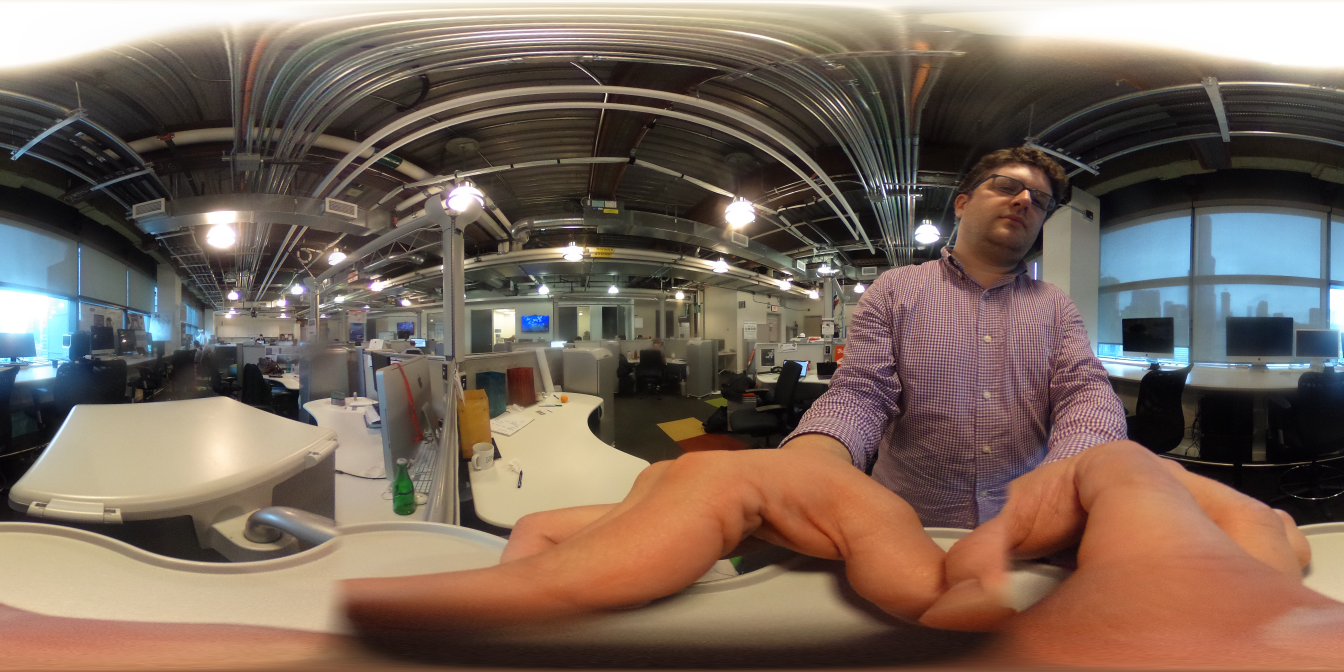
#> input picture 01_orig/R0012582.JPG, 5376 x 2688 px (shown at 1/4 size)
$ python pseudoscience_stereo2depth_1.3.py 01_orig/R0012582.JPG
#> lines starting #> are read from the running program, lines starting #| are printed output that depends on the picture
# Josh Gladstone made this in 2018
# But a lot of it came from Timotheos Samartzidis
# http://timosam.com/python_opencv_depthimage
# Enjoy!

import numpy as np
import cv2
import sys, os

print('Loading images...')
numberofimages = len(sys.argv)-1
if (numberofimages > 1):
    print ('Batch processing ' + str(numberofimages) + ' images')
    pathname = os.path.dirname(sys.argv[1]) + '\\batch'
else:
    pathname = os.path.dirname(sys.argv[1])
filename = os.path.splitext(os.path.basename(sys.argv[1]))[0]
imgg = cv2.imread(sys.argv[1])
#> imgg is the input picture: shape (2688, 5376, 3); mean B, G, R 91, 103.2, 120.9
heightg, widthg = imgg.shape[:2]
#> heightg = 2688; widthg = 5376
imggL = imgg[0:int((heightg/2)), 0:widthg]
imggR = imgg[int((heightg/2)):heightg, 0:widthg]

# [5 lines left out: function Nothing, not called in this run]

def Update(value):
#> called with value = 0
    if (value == 0):
        img = cv2.imread(sys.argv[1])
    else:
        img = cv2.imread(sys.argv[value])
    height, width = img.shape[:2]
#> height = 2688; width = 5376
    imgL = img[0:int((height/2)), 0:width]
    imgR = img[int((height/2)):height, 0:width]
    minDisparities=16
    window_size = cv2.getTrackbarPos('windowSize','settings')                     # wsize default 3; 5; 7 for SGBM reduced size image; 15 for SGBM full size image (1300px and above); 5 Works nicely
    rez = cv2.getTrackbarPos('resolution','settings')/20.0
    if (rez > 0):
        resL = cv2.resize(imgL,None,fx=rez, fy=rez, interpolation = cv2.INTER_AREA)
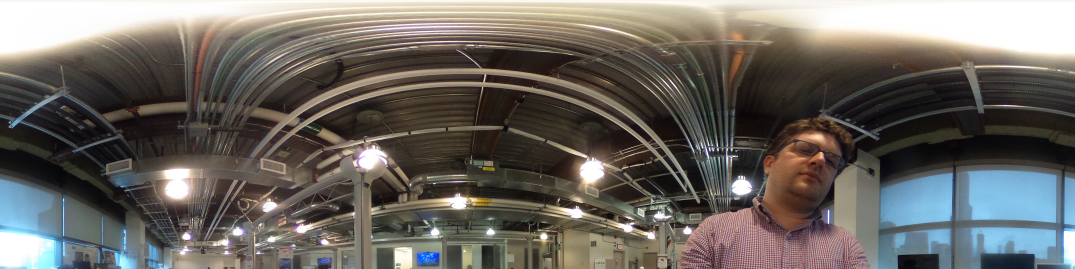
#> resL: shape (269, 1075, 3); mean B, G, R 98.3, 103.5, 107.5
        resR = cv2.resize(imgR,None,fx=rez, fy=rez, interpolation = cv2.INTER_AREA)
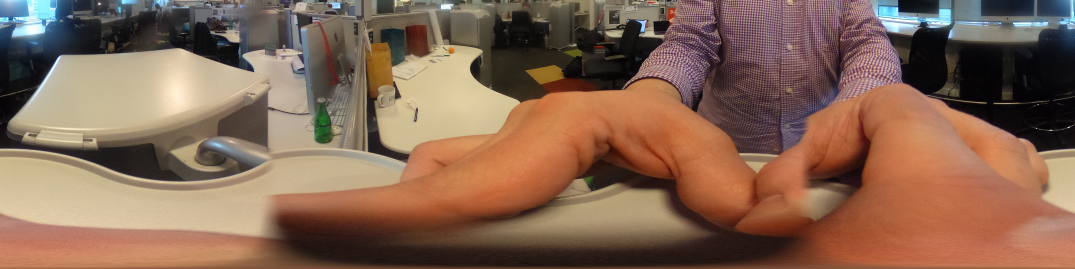
#> resR: shape (269, 1075, 3); mean B, G, R 83.7, 102.8, 134.3

        left_matcher = cv2.StereoSGBM_create(
            minDisparity=0,
            numDisparities=minDisparities,             # max_disp has to be dividable by 16 f. E. HH 192, 256
            blockSize= cv2.getTrackbarPos('blockSize','settings'),
            P1=8 * 3 * window_size ** 2,    # wsize default 3; 5; 7 for SGBM reduced size image; 15 for SGBM full size image (1300px and above); 5 Works nicely
            P2=32 * 3 * window_size ** 2,
            disp12MaxDiff=1,
            uniquenessRatio=15,
            speckleWindowSize=0,
            speckleRange=2,
            preFilterCap= cv2.getTrackbarPos('FilterCap','settings'),
            mode=cv2.STEREO_SGBM_MODE_HH
        )

        right_matcher = cv2.ximgproc.createRightMatcher(left_matcher)

        # FILTER Parameters
        lmbda = cv2.getTrackbarPos('lmbda','settings') * 1000
        sigma = 1.2
        visual_multiplier = 1

        wls_filter = cv2.ximgproc.createDisparityWLSFilter(matcher_left=left_matcher)
        wls_filter.setLambda(lmbda)
        wls_filter.setSigmaColor(sigma)

        if (value == 0):
            print('Calculating depth map')
        displ = left_matcher.compute(resL, resR)
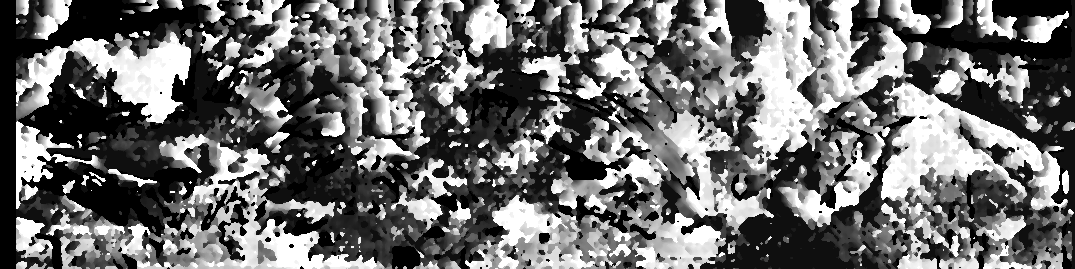
#> displ: shape (269, 1075) int16; min -16, max 240, mean 94.4; drawn with min black and max white
        dispr = right_matcher.compute(resR, resL)
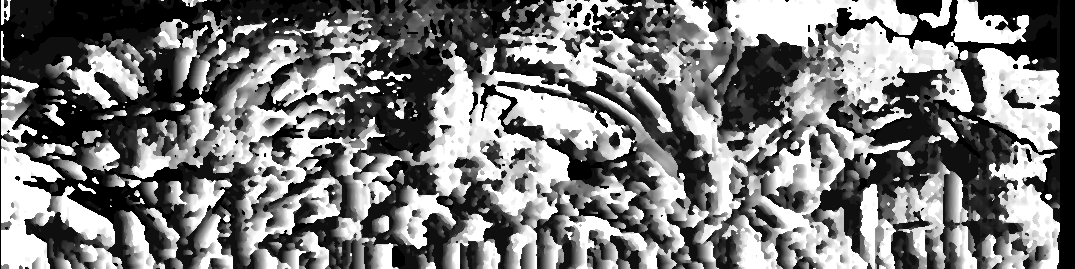
#> dispr: shape (269, 1075) int16; min -256, max 0, mean -134.7; drawn with min black and max white
        imgLb = cv2.copyMakeBorder(imgL, top=0, bottom=0, left=np.uint16(minDisparities/rez), right=0, borderType= cv2.BORDER_CONSTANT, value=[155,155,155] )
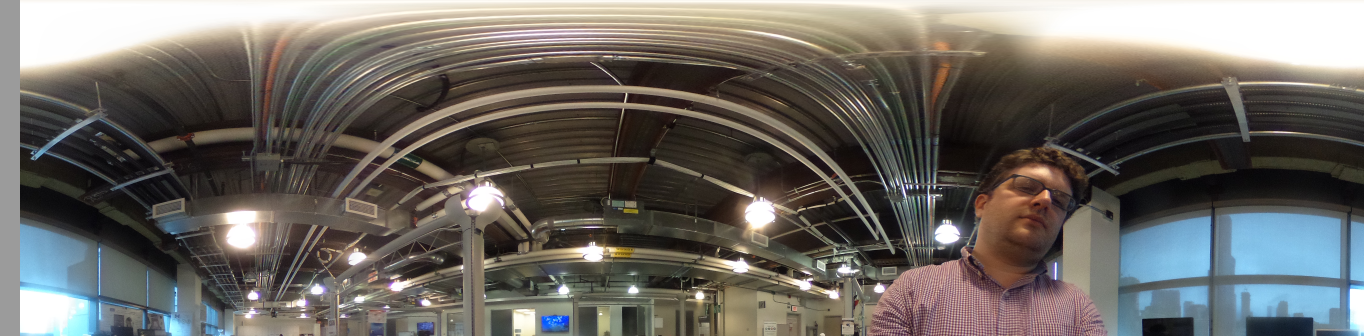
#> imgLb: shape (1344, 5456, 3) (shown at 1/4 size); mean B, G, R 99.1, 104.3, 108.2
        filteredImg = wls_filter.filter(displ, imgLb, None, dispr)
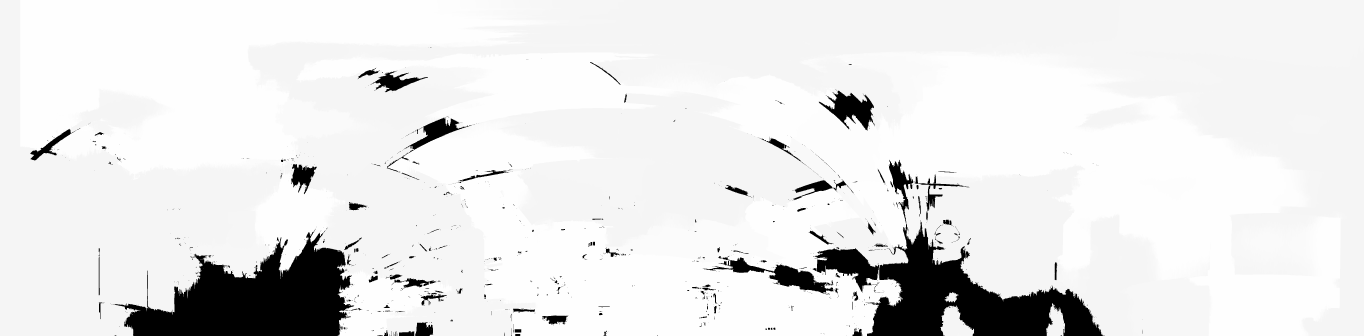
#> filteredImg: shape (1344, 5456) int16 (shown at 1/4 size); min -32768, max 1219, mean -1906; drawn with min black and max white
        filteredImg = filteredImg * rez
        filteredImg = filteredImg + (cv2.getTrackbarPos('Bright','settings')-100)
        filteredImg = (cv2.getTrackbarPos('Contrast','settings')/10.0)*(filteredImg - 128) + 128
        filteredImg = np.clip(filteredImg, 0, 255)
        filteredImg = np.uint8(filteredImg)
        filteredImg = cv2.resize(filteredImg,(width,int(height/2)), interpolation = cv2.INTER_CUBIC)     # Disparity truncation hack
#> filteredImg: shape (1344, 5376)
        filteredImg = filteredImg[0:height, np.uint16(minDisparities/rez):width]                    #
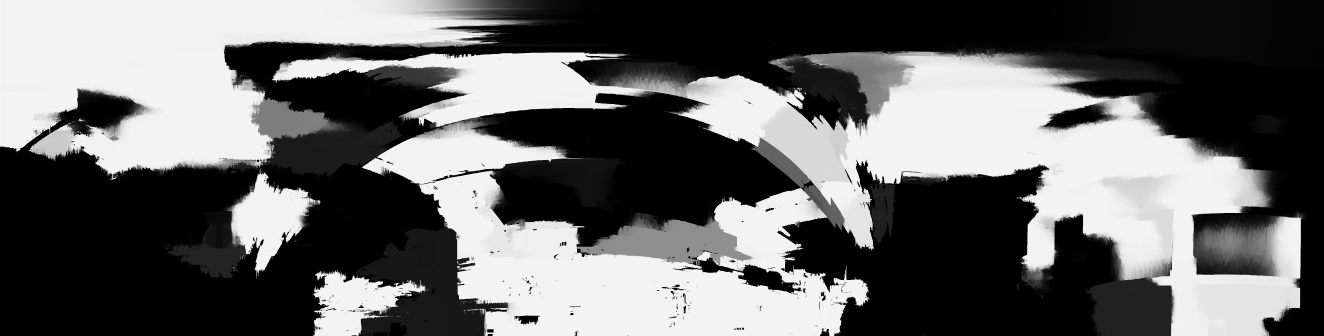
#> filteredImg: shape (1344, 5296) (shown at 1/4 size); min 0, max 255, mean 103
        filteredImg = cv2.resize(filteredImg,(width,int(height/2)), interpolation = cv2.INTER_CUBIC)     # Disparity truncation hack
#> filteredImg: shape (1344, 5376)

        cv2.imshow('Depth Map', filteredImg)
        cv2.resizeWindow('Depth Map', 1000,500)
        if (value > 0):
            return filteredImg
    else:
        print ('Resolution must be greater than 0.')

# [45 lines left out: functions SaveDepth, Save6DoF, not called in this run]

shouldirun = 0
cv2.namedWindow('Depth Map', cv2.WINDOW_NORMAL)
cv2.namedWindow('settings', cv2.WINDOW_AUTOSIZE)
cv2.resizeWindow('settings', 500,400)
cv2.namedWindow('Left', cv2.WINDOW_NORMAL)
cv2.resizeWindow('Left', 300,150)
cv2.namedWindow('Right', cv2.WINDOW_NORMAL)
cv2.resizeWindow('Right', 300,150)
cv2.imshow('Left', imggL)
cv2.imshow('Right', imggR)
cv2.createTrackbar('resolution','settings',0,20,Nothing)
cv2.setTrackbarPos('resolution','settings',4)
cv2.createTrackbar('blockSize','settings',0,25,Nothing)
cv2.setTrackbarPos('blockSize','settings',5)
cv2.createTrackbar('windowSize','settings',0,15,Nothing)
cv2.setTrackbarPos('windowSize','settings',5)
cv2.createTrackbar('FilterCap','settings',0,100,Nothing)
cv2.setTrackbarPos('FilterCap','settings',63)
cv2.createTrackbar('lmbda','settings',0,100,Nothing)
cv2.setTrackbarPos('lmbda','settings',80)
cv2.createTrackbar('Bright','settings',0,200,Nothing)
cv2.setTrackbarPos('Bright','settings',100)
cv2.createTrackbar('Contrast','settings',0,30,Nothing)
cv2.setTrackbarPos('Contrast','settings',10)
cv2.createTrackbar('Save Depth','settings',0,1,SaveDepth)
cv2.createTrackbar('Save 6DoF','settings',0,1,Save6DoF)
shouldirun = 1
Update(0)

while(1):
    k = cv2.waitKey(0) & 0xFF
#> (key Esc is pressed here)
    if k == 27:
        break
cv2.destroyAllWindows()

$ run again, on 01_orig/R0012585.JPG
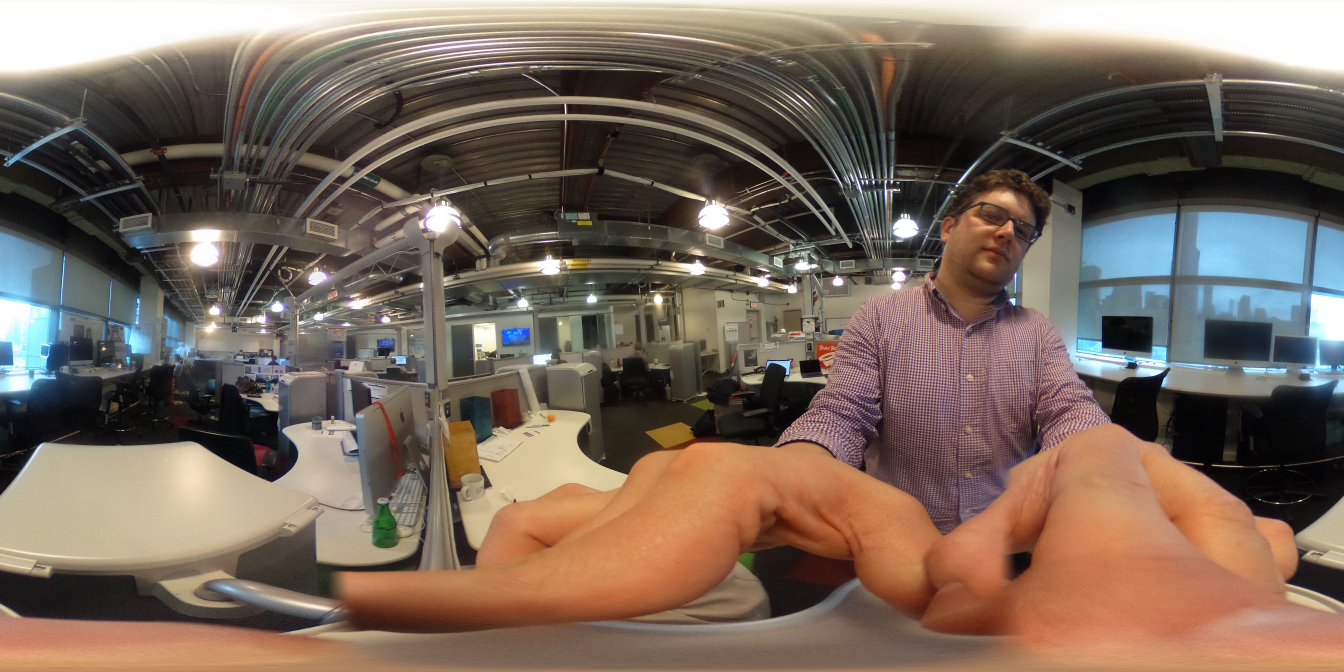
#> input picture 01_orig/R0012585.JPG, 5376 x 2688 px (shown at 1/4 size)
#> imgg is the input picture: shape (2688, 5376, 3); mean B, G, R 91.7, 103.9, 120.5
#> in Update, `imgLb = cv2.copyMakeBorder(imgL, top=0, bottom=0, left=np.uint16(minDi..`:
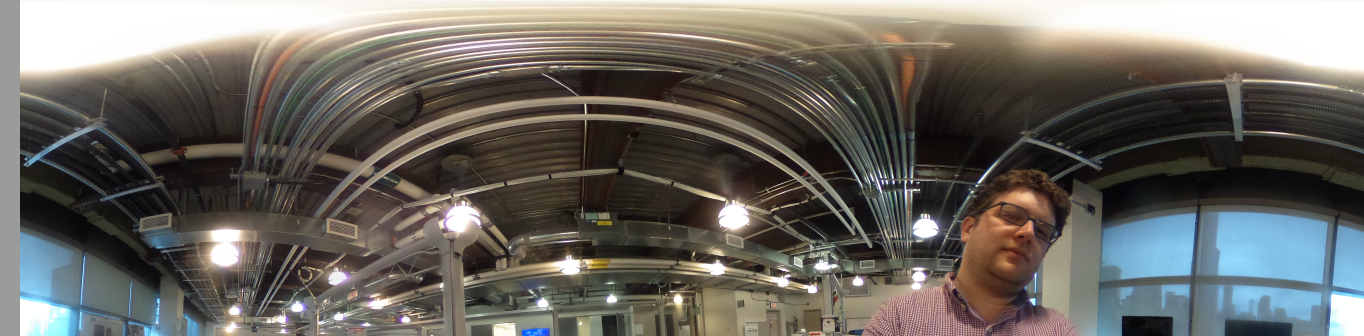
#> imgLb: shape (1344, 5456, 3) (shown at 1/4 size); mean B, G, R 98.3, 104.1, 107.2
#> in Update, `filteredImg = filteredImg[0:height, np.uint16(minDisparities/rez):width]`:
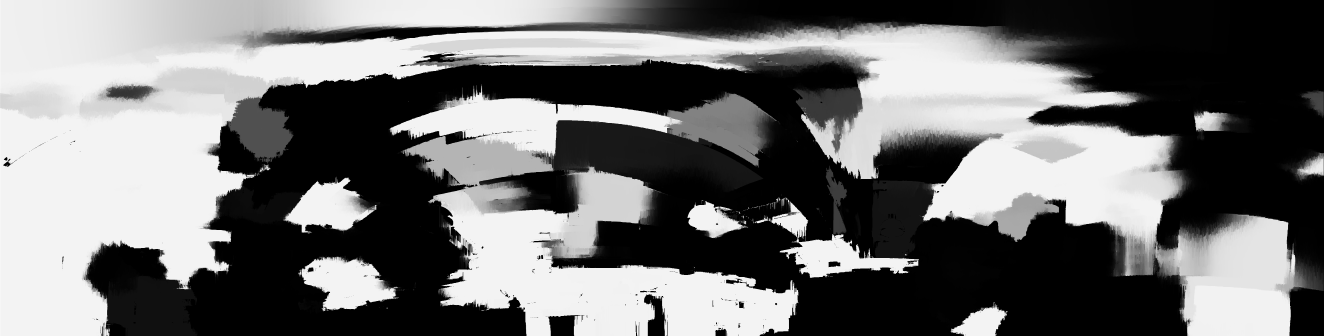
#> filteredImg: shape (1344, 5296) (shown at 1/4 size); min 0, max 255, mean 113.2
